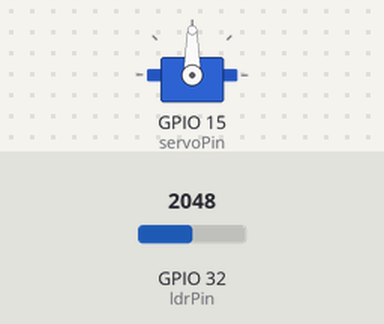
The sketch below on a simulated ESP32. Parts: servo. The test bench sets the inputs (shaded band); at power-on: GPIO 32 (ldrPin) = 2048.

Above: at 2.2 s.
2.3 s: GPIO 32 (ldrPin) set to 1981
3.8 s: GPIO 32 (ldrPin) set to 1875
At 6.7 s:
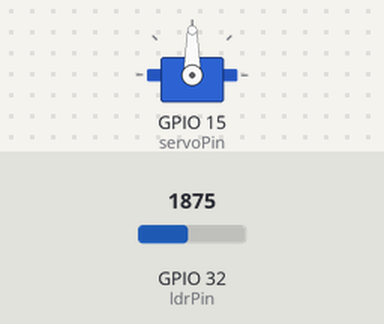
6.8 s: GPIO 32 (ldrPin) set to 1960
At 7.5 s:
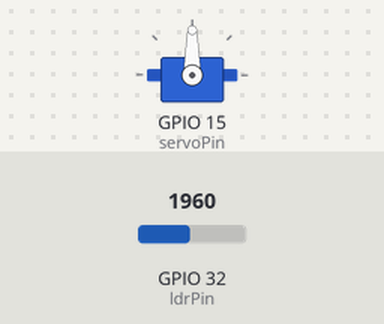
8.3 s: GPIO 32 (ldrPin) set to 1880
At 8.48 s:
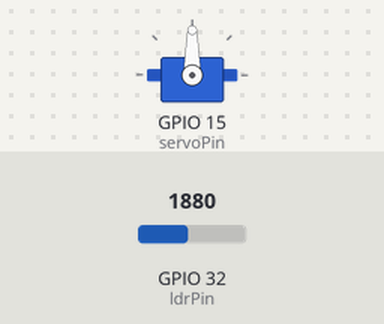
Timing chart, 0 to 12.3 s (numbered marks = the images above; inputs shaded):
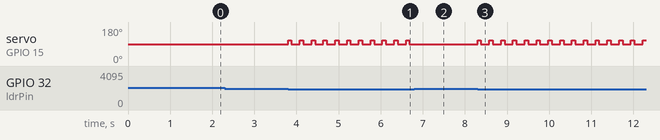

Measured:
- the behaviour switches between 1920 and 1919 on GPIO 32 (ldrPin) (found by bisection; images 0 and 1)
- after the input at 2.3 s, every drawn part: stays the same
- after the input at 3.8 s, servo on GPIO 15 (servoPin): alternates 110° for 0.08 s and 90° for 0.20 s, starting at once
- after the input at 6.8 s, servo on GPIO 15 (servoPin): stops changing and stays 90°
- after the input at 8.3 s, servo on GPIO 15 (servoPin): alternates 110° for 0.08 s and 90° for 0.20 s, starting at once

The sketch:

CHROME_DINO_GAME_HACK_USING_ESP32.ino
```cpp
#include <ESP32Servo.h>

const int ldrPin = 32;
const int servoPin = 15;

Servo spacebarServo;

const int restAngle = 90;
const int pressAngle = 110;

// The light value threshold.
// If the screen gets darker than this number, the servo will jump.
int darkThreshold = 1920;

void setup() {
  // Allocate timers for the ESP32 Servo library
  ESP32PWM::allocateTimer(0);
  spacebarServo.setPeriodHertz(50);
  spacebarServo.attach(servoPin, 500, 2400);

  // Move servo to the resting position on startup
  spacebarServo.write(restAngle);
  delay(1000);
}

void loop() {
  // Read the current light level from the LDR
  int ldrValue = analogRead(ldrPin);

  // Check if a cactus is passing (light drops below threshold)
  if (ldrValue < darkThreshold) {
    // Quickly press the spacebar
    spacebarServo.write(pressAngle);
    delay(80);

    // Release the spacebar
    spacebarServo.write(restAngle);

    // Cooldown to prevent double-jumping over the same cactus
    delay(200);
  }

  // No delay at the end of the loop ensures the ESP32 scans at maximum speed
}
```
